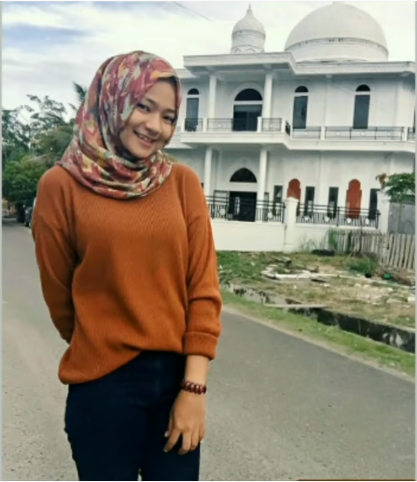
#> input picture Project PCD/Data1.PNG, 417 x 482 px, found by its file name
$ jupyter execute 'Project TA.ipynb'   (shell and % lines are left out)
#> lines starting #> are read from the running program, lines starting #| are printed output that depends on the picture
# Analisis Kecocokan Objek Menggunakan Algoritma SIFT dan Histogram RGB

### Nama : Mochamad Ilham Afriandhi
### NPM : 06.2018.1.06943

[cell 1]
import matplotlib, cv2
import matplotlib.pyplot as plt
import numpy as np

[cell 2]
#read data set
data1 = cv2.imread('./Data1.png')
#> data1 is the input picture: shape (482, 417, 3); mean B, G, R 118.7, 135.8, 144.5
data2 = cv2.imread('./Data2.png')
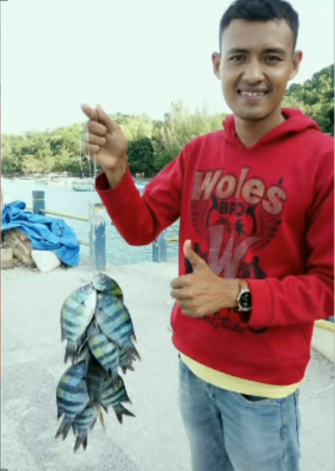
#> input picture Project PCD/Data2.PNG, 335 x 471 px, found by its file name
#> data2 is the input picture: shape (471, 335, 3); mean B, G, R 147.5, 151.9, 167.2
hasil = cv2.imread('./Hasil.png')
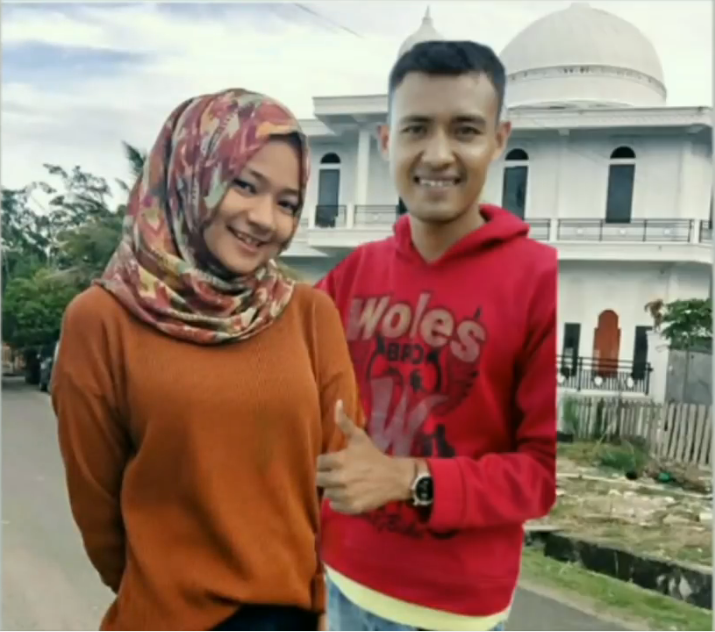
#> input picture Project PCD/Hasil.PNG, 715 x 632 px, found by its file name
#> hasil is the input picture: shape (632, 715, 3); mean B, G, R 107.9, 123.1, 151.4

[cell 3]
#ouput data set pertama
data1 = cv2.cvtColor(data1, cv2.COLOR_BGR2RGB)
plt.imshow(data1)

[cell 4]
#mencari histogram rgb data pertama
color = ('b','g','r')
plt.figure()
for i,col in enumerate(color):
    histr = cv2.calcHist([data1],[i],None,[256],[0,256])
    plt.plot(histr,color = col)
    plt.xlim([0,256])
plt.title("Histogram RGB")
plt.xlabel('Pixel: 0 - 255')
plt.ylabel('Frekuensi')
plt.show()
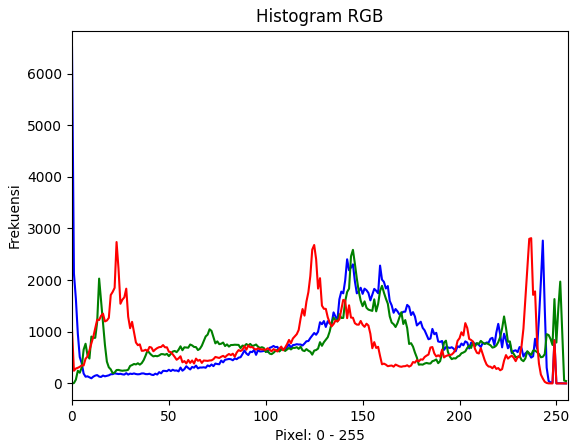
#> figure drawn by matplotlib, 1 panel; curve peaks at x = 0, y = 6506; curve peaks at x = 145, y = 2586; curve peaks at x = 237, y = 2812

[cell 5]
#output data set kedua
data2 = cv2.cvtColor(data2, cv2.COLOR_BGR2RGB)
plt.imshow(data2)

[cell 6]
#mencari histogram rgb data kedua
color = ('b','g','r')
plt.figure()
for i,col in enumerate(color):
    histr = cv2.calcHist([data2],[i],None,[256],[0,256])
    plt.plot(histr,color = col)
    plt.xlim([0,256])
plt.title("Histogram RGB")
plt.xlabel('Pixel: 0 - 255')
plt.ylabel('Frekuensi')
plt.show()
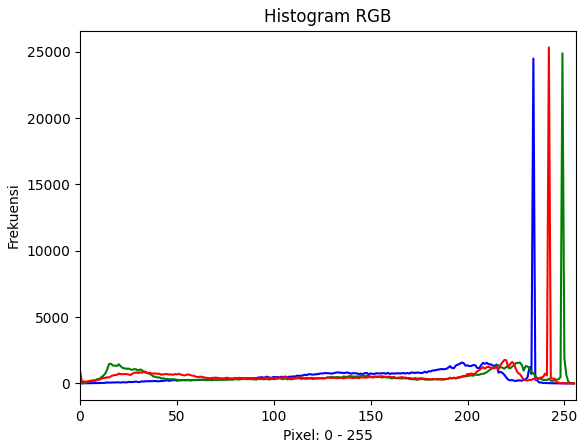
#> figure drawn by matplotlib, 1 panel; curve peaks at x = 234, y = 24494; curve peaks at x = 249, y = 24893; curve peaks at x = 242, y = 25338

[cell 7]
#ubah ke grayscale
gray_data = cv2.cvtColor(data2, cv2.COLOR_BGR2GRAY)
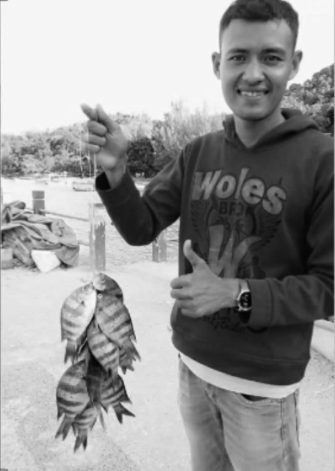
#> gray_data: shape (471, 335); min 2, max 250, mean 152.3
plt.imshow(gray_data, cmap='gray', vmin=0, vmax=255)

### Lanjutan Source Code dari Meet Terakhir

[cell 8]
#ouput data set hasil
hasil = cv2.cvtColor(hasil, cv2.COLOR_BGR2RGB)
plt.imshow(hasil)

[cell 9]
#mencari histogram rgb hasil
color = ('b','g','r')
plt.figure()
for i,col in enumerate(color):
    histr = cv2.calcHist([data1],[i],None,[256],[0,256])
    plt.plot(histr,color = col)
    plt.xlim([0,256])
plt.title("Histogram RGB")
plt.xlabel('Pixel: 0 - 255')
plt.ylabel('Frekuensi')
plt.show()

[cell 10]
#ubah ke grayscale
gray_hasil = cv2.cvtColor(hasil, cv2.COLOR_BGR2GRAY)
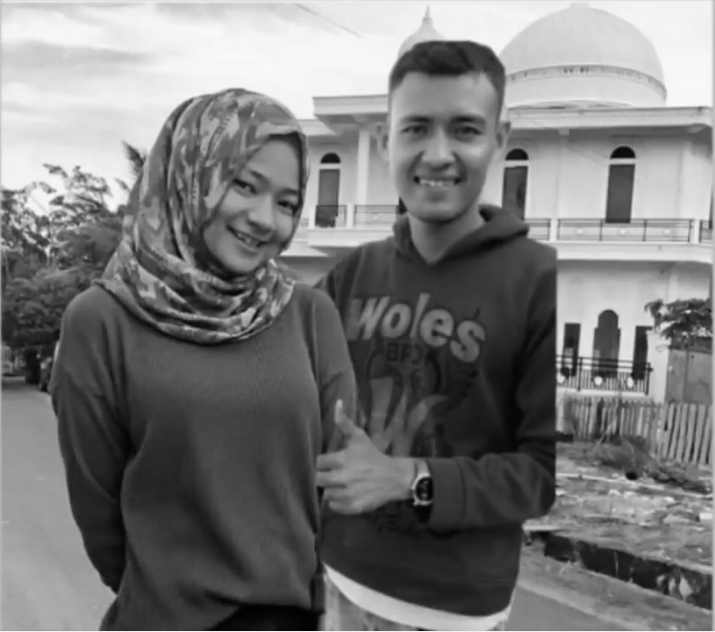
#> gray_hasil: shape (632, 715); min 1, max 249, mean 121.8
plt.imshow(gray_hasil, cmap='gray', vmin=0, vmax=255)

[cell 11]
#cari keypoint menggunakan algoritma sift
sift =  cv2.xfeatures2d.SIFT_create()
key_hasil, describe_hasil = sift.detectAndCompute(gray_hasil, None)
#> key_hasil = 1665 keypoints; strongest (x, y, size): (573, 331, 10.9), (598, 380, 4.7), (560, 378, 5.3), (641, 335, 10.4)
key_data, describe_data = sift.detectAndCompute(gray_data, None)
#> key_data = 1077 keypoints; strongest (x, y, size): (141, 186, 8.6), (64, 265, 5.8), (177, 223, 4.5), (93, 318, 3.2)

[cell 12]
#matching dengan brute force
bf = cv2.BFMatcher(cv2.DrawMatchesFlags_DRAW_RICH_KEYPOINTS, crossCheck=True)
matches = bf.match(describe_hasil, describe_data)
#> matches = 454 matches
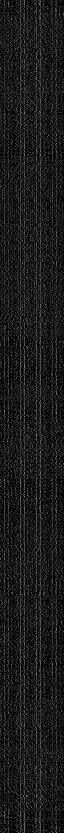
#> describe_hasil: shape (1665, 128) float32 (shown at 1/2 size); min 0, max 203, mean 26.2
matches = sorted(matches, key = lambda x:x.distance)
matching_result = cv2.drawMatches(gray_hasil, key_hasil, gray_data, key_data, matches[:75], None)
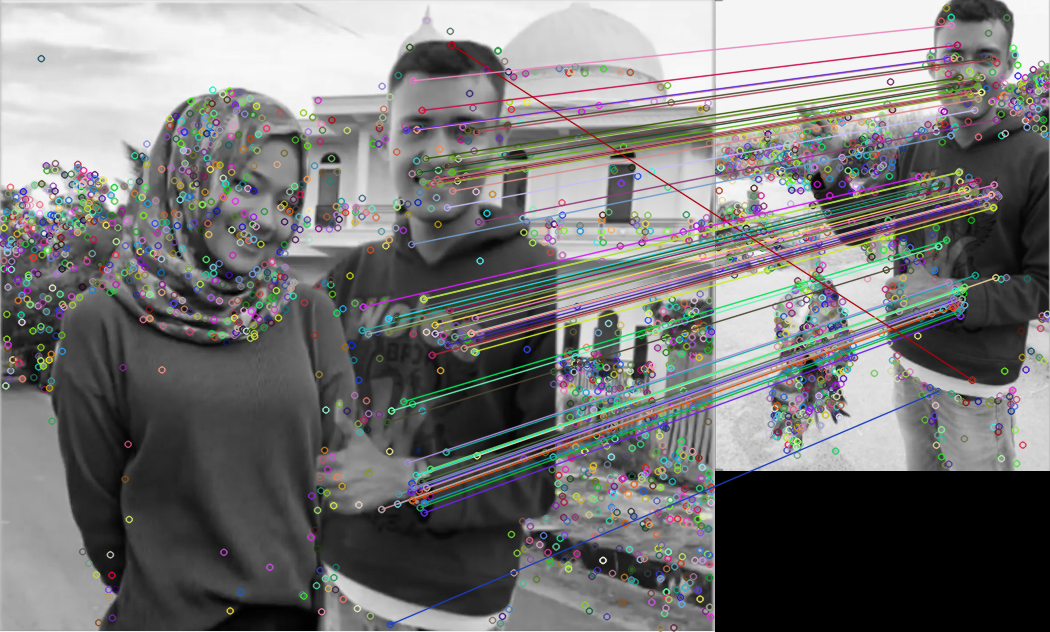
#> matching_result: shape (632, 1050, 3); mean of channels 0, 1, 2 118.6, 118.9, 119.3; drawn as B, G, R
